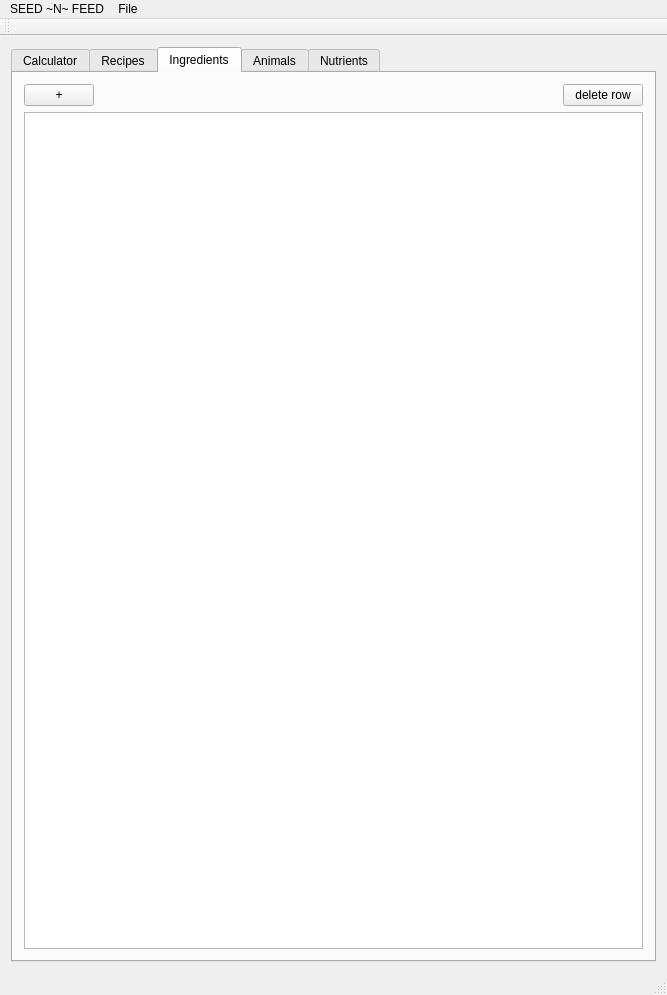
<?xml version="1.0" encoding="UTF-8"?>
<ui version="4.0">
 <class>MainWindow</class>
 <widget class="QMainWindow" name="MainWindow">
  <property name="geometry">
   <rect>
    <x>0</x>
    <y>0</y>
    <width>667</width>
    <height>995</height>
   </rect>
  </property>
  <property name="windowTitle">
   <string>MainWindow</string>
  </property>
  <property name="windowIcon">
   <iconset>
    <normaloff>../resource/feedIco.png</normaloff>../resource/feedIco.png</iconset>
  </property>
  <widget class="QWidget" name="centralWidget">
   <layout class="QVBoxLayout" name="verticalLayout_8">
    <item>
     <widget class="QTabWidget" name="tabWidget">
      <property name="currentIndex">
       <number>2</number>
      </property>
      <widget class="QWidget" name="calculatorTab">
       <attribute name="title">
        <string>Calculator</string>
       </attribute>
       <layout class="QVBoxLayout" name="verticalLayout_6">
        <item>
         <widget class="Line" name="line_2">
          <property name="orientation">
           <enum>Qt::Horizontal</enum>
          </property>
         </widget>
        </item>
        <item>
         <layout class="QVBoxLayout" name="verticalLayout_5">
          <item>
           <layout class="QGridLayout" name="gridLayout">
            <item row="10" column="2">
             <widget class="QSpinBox" name="expectedEndorsementLengthSpinBox">
              <property name="maximumSize">
               <size>
                <width>100</width>
                <height>16777215</height>
               </size>
              </property>
             </widget>
            </item>
            <item row="2" column="1">
             <widget class="QLabel" name="label_7">
              <property name="text">
               <string>Start Date:</string>
              </property>
             </widget>
            </item>
            <item row="9" column="2">
             <widget class="QDoubleSpinBox" name="finishedWeightDoubleSpinBox">
              <property name="maximumSize">
               <size>
                <width>100</width>
                <height>16777215</height>
               </size>
              </property>
              <property name="maximum">
               <double>2000.000000000000000</double>
              </property>
             </widget>
            </item>
            <item row="6" column="1">
             <widget class="QLabel" name="label">
              <property name="text">
               <string>Current Body Weight, Ibs:</string>
              </property>
             </widget>
            </item>
            <item row="5" column="2">
             <widget class="QSpinBox" name="totalHeadSpinBox">
              <property name="maximumSize">
               <size>
                <width>100</width>
                <height>16777215</height>
               </size>
              </property>
             </widget>
            </item>
            <item row="10" column="1">
             <widget class="QLabel" name="label_5">
              <property name="text">
               <string>Expected Endorsement Length, Wks: (Optional)</string>
              </property>
             </widget>
            </item>
            <item row="8" column="2">
             <widget class="QDoubleSpinBox" name="expectedSellWeightSpinBox">
              <property name="maximumSize">
               <size>
                <width>100</width>
                <height>16777215</height>
               </size>
              </property>
              <property name="maximum">
               <double>2000.000000000000000</double>
              </property>
             </widget>
            </item>
            <item row="8" column="1">
             <widget class="QLabel" name="label_4">
              <property name="text">
               <string>Expected Sell Weight, Ibs:</string>
              </property>
             </widget>
            </item>
            <item row="9" column="1">
             <widget class="QLabel" name="label_6">
              <property name="text">
               <string>Finished (Slaughter) Weight, lbs:</string>
              </property>
             </widget>
            </item>
            <item row="5" column="1">
             <widget class="QLabel" name="label_3">
              <property name="text">
               <string>Total Head:  (Optional)</string>
              </property>
             </widget>
            </item>
            <item row="2" column="2">
             <widget class="QDateEdit" name="startDateEdit">
              <property name="maximumSize">
               <size>
                <width>100</width>
                <height>16777215</height>
               </size>
              </property>
             </widget>
            </item>
            <item row="0" column="1">
             <widget class="QLabel" name="label_2">
              <property name="text">
               <string>Animal Type:</string>
              </property>
             </widget>
            </item>
            <item row="6" column="2">
             <widget class="QDoubleSpinBox" name="currentBodyWeightSpinBox">
              <property name="maximumSize">
               <size>
                <width>100</width>
                <height>16777215</height>
               </size>
              </property>
              <property name="maximum">
               <double>2000.000000000000000</double>
              </property>
             </widget>
            </item>
            <item row="0" column="2">
             <widget class="DynamicModelColumnComboBox" name="animalComboBox">
              <property name="currentText">
               <string>SELECT</string>
              </property>
              <item>
               <property name="text">
                <string>SELECT</string>
               </property>
              </item>
             </widget>
            </item>
            <item row="1" column="1">
             <widget class="QLabel" name="label_8">
              <property name="text">
               <string>Recipe:</string>
              </property>
             </widget>
            </item>
            <item row="1" column="2">
             <widget class="DynamicModelColumnComboBox" name="recipeComboBox">
              <item>
               <property name="text">
                <string>SELECT</string>
               </property>
              </item>
             </widget>
            </item>
           </layout>
          </item>
         </layout>
        </item>
        <item>
         <spacer name="verticalSpacer_2">
          <property name="orientation">
           <enum>Qt::Vertical</enum>
          </property>
          <property name="sizeType">
           <enum>QSizePolicy::Fixed</enum>
          </property>
          <property name="sizeHint" stdset="0">
           <size>
            <width>20</width>
            <height>10</height>
           </size>
          </property>
         </spacer>
        </item>
        <item>
         <widget class="QPushButton" name="calculatePushButton">
          <property name="text">
           <string>Calculate</string>
          </property>
         </widget>
        </item>
        <item>
         <layout class="QGridLayout" name="gridLayout_2">
          <item row="1" column="1">
           <widget class="QTableWidget" name="calculationResultTableWidget">
            <property name="editTriggers">
             <set>QAbstractItemView::NoEditTriggers</set>
            </property>
            <row>
             <property name="text">
              <string>Total Cost per Day, $</string>
             </property>
            </row>
            <row>
             <property name="text">
              <string>Cost per lbs Gained, $</string>
             </property>
            </row>
            <row>
             <property name="text">
              <string>Total Cost per Head, $</string>
             </property>
            </row>
            <row>
             <property name="text">
              <string>Average Daily Gain (lbs)</string>
             </property>
            </row>
            <row>
             <property name="text">
              <string>Days on Feed</string>
             </property>
            </row>
            <row>
             <property name="text">
              <string>Weeks on Feed</string>
             </property>
            </row>
            <row>
             <property name="text">
              <string>Sell Date</string>
             </property>
            </row>
            <column>
             <property name="text">
              <string>Result of Calculation:</string>
             </property>
            </column>
           </widget>
          </item>
          <item row="0" column="0">
           <spacer name="verticalSpacer">
            <property name="orientation">
             <enum>Qt::Vertical</enum>
            </property>
            <property name="sizeType">
             <enum>QSizePolicy::Maximum</enum>
            </property>
            <property name="sizeHint" stdset="0">
             <size>
              <width>20</width>
              <height>10</height>
             </size>
            </property>
           </spacer>
          </item>
          <item row="1" column="0">
           <widget class="QTableWidget" name="nutritionalTotalsTableWidget">
            <property name="editTriggers">
             <set>QAbstractItemView::NoEditTriggers</set>
            </property>
            <property name="rowCount">
             <number>6</number>
            </property>
            <row>
             <property name="text">
              <string>NEm (Mcal/day)</string>
             </property>
            </row>
            <row>
             <property name="text">
              <string>NEg (Mcal/day)</string>
             </property>
            </row>
            <row>
             <property name="text">
              <string>Protein (g/day)</string>
             </property>
            </row>
            <row>
             <property name="text">
              <string>Calcium (g/day)</string>
             </property>
            </row>
            <row>
             <property name="text">
              <string>Phosphorus (g/day)</string>
             </property>
            </row>
            <row>
             <property name="text">
              <string>Vitamin A (g/day)</string>
             </property>
            </row>
            <column>
             <property name="text">
              <string>Nutritional Totals from Ration:</string>
             </property>
            </column>
            <column>
             <property name="text">
              <string>Nutritional Requirements Met?</string>
             </property>
            </column>
            <item row="0" column="0">
             <property name="text">
              <string/>
             </property>
             <property name="flags">
              <set>ItemIsSelectable|ItemIsDragEnabled|ItemIsUserCheckable</set>
             </property>
            </item>
           </widget>
          </item>
         </layout>
        </item>
       </layout>
      </widget>
      <widget class="QWidget" name="recipeTab">
       <attribute name="title">
        <string>Recipes</string>
       </attribute>
       <layout class="QVBoxLayout" name="verticalLayout_9">
        <item>
         <layout class="QVBoxLayout" name="recipeLayout">
          <item>
           <layout class="QGridLayout" name="gridLayout_7">
            <property name="sizeConstraint">
             <enum>QLayout::SetFixedSize</enum>
            </property>
            <item row="0" column="3">
             <widget class="QPushButton" name="recipeDeleteButton">
              <property name="maximumSize">
               <size>
                <width>100</width>
                <height>16777215</height>
               </size>
              </property>
              <property name="text">
               <string>delete row</string>
              </property>
             </widget>
            </item>
            <item row="0" column="2">
             <spacer name="horizontalSpacer_4">
              <property name="orientation">
               <enum>Qt::Horizontal</enum>
              </property>
              <property name="sizeHint" stdset="0">
               <size>
                <width>40</width>
                <height>20</height>
               </size>
              </property>
             </spacer>
            </item>
            <item row="0" column="0">
             <widget class="QPushButton" name="recipeAddButton">
              <property name="maximumSize">
               <size>
                <width>50</width>
                <height>16777215</height>
               </size>
              </property>
              <property name="text">
               <string>+</string>
              </property>
             </widget>
            </item>
            <item row="0" column="4">
             <layout class="QHBoxLayout" name="horizontalLayout_2"/>
            </item>
           </layout>
          </item>
          <item>
           <widget class="QTableView" name="recipeTableView">
            <property name="selectionMode">
             <enum>QAbstractItemView::SingleSelection</enum>
            </property>
            <property name="selectionBehavior">
             <enum>QAbstractItemView::SelectRows</enum>
            </property>
           </widget>
          </item>
         </layout>
        </item>
        <item>
         <widget class="Line" name="line">
          <property name="orientation">
           <enum>Qt::Horizontal</enum>
          </property>
         </widget>
        </item>
        <item>
         <layout class="QVBoxLayout" name="rationLayout">
          <item>
           <layout class="QGridLayout" name="gridLayout_8">
            <property name="sizeConstraint">
             <enum>QLayout::SetFixedSize</enum>
            </property>
            <item row="0" column="3">
             <widget class="QPushButton" name="deleteRationButton">
              <property name="maximumSize">
               <size>
                <width>100</width>
                <height>16777215</height>
               </size>
              </property>
              <property name="text">
               <string>delete row</string>
              </property>
             </widget>
            </item>
            <item row="0" column="2">
             <spacer name="horizontalSpacer_5">
              <property name="orientation">
               <enum>Qt::Horizontal</enum>
              </property>
              <property name="sizeHint" stdset="0">
               <size>
                <width>40</width>
                <height>20</height>
               </size>
              </property>
             </spacer>
            </item>
            <item row="0" column="0">
             <widget class="QPushButton" name="addRationButton">
              <property name="maximumSize">
               <size>
                <width>50</width>
                <height>16777215</height>
               </size>
              </property>
              <property name="text">
               <string>+</string>
              </property>
             </widget>
            </item>
            <item row="0" column="4">
             <layout class="QHBoxLayout" name="horizontalLayout_4"/>
            </item>
           </layout>
          </item>
          <item>
           <widget class="QTableView" name="rationTableView"/>
          </item>
         </layout>
        </item>
       </layout>
      </widget>
      <widget class="QWidget" name="ingredientsTab">
       <attribute name="title">
        <string>Ingredients</string>
       </attribute>
       <layout class="QVBoxLayout" name="verticalLayout_3">
        <item>
         <layout class="QGridLayout" name="gridLayout_4">
          <item row="1" column="2">
           <spacer name="horizontalSpacer_2">
            <property name="orientation">
             <enum>Qt::Horizontal</enum>
            </property>
            <property name="sizeHint" stdset="0">
             <size>
              <width>40</width>
              <height>20</height>
             </size>
            </property>
           </spacer>
          </item>
          <item row="1" column="0">
           <widget class="QPushButton" name="addIngredientButton">
            <property name="maximumSize">
             <size>
              <width>70</width>
              <height>16777215</height>
             </size>
            </property>
            <property name="text">
             <string>+</string>
            </property>
           </widget>
          </item>
          <item row="1" column="3">
           <widget class="QPushButton" name="deleteIngredientButton">
            <property name="maximumSize">
             <size>
              <width>100</width>
              <height>16777215</height>
             </size>
            </property>
            <property name="text">
             <string>delete row</string>
            </property>
           </widget>
          </item>
         </layout>
        </item>
        <item>
         <widget class="SqlTableView" name="ingredientsTableView">
          <property name="selectionMode">
           <enum>QAbstractItemView::SingleSelection</enum>
          </property>
          <property name="selectionBehavior">
           <enum>QAbstractItemView::SelectRows</enum>
          </property>
         </widget>
        </item>
       </layout>
      </widget>
      <widget class="QWidget" name="animalsTab">
       <attribute name="title">
        <string>Animals</string>
       </attribute>
       <layout class="QVBoxLayout" name="verticalLayout_2">
        <item>
         <layout class="QGridLayout" name="gridLayout_5">
          <item row="0" column="0">
           <widget class="QPushButton" name="addAnimalNutritionReqButton">
            <property name="maximumSize">
             <size>
              <width>50</width>
              <height>16777215</height>
             </size>
            </property>
            <property name="text">
             <string>+</string>
            </property>
           </widget>
          </item>
          <item row="0" column="2">
           <widget class="QPushButton" name="deleteAnimalNutritionReqButton">
            <property name="maximumSize">
             <size>
              <width>100</width>
              <height>16777215</height>
             </size>
            </property>
            <property name="text">
             <string>delete row</string>
            </property>
           </widget>
          </item>
          <item row="0" column="1">
           <spacer name="horizontalSpacer_3">
            <property name="orientation">
             <enum>Qt::Horizontal</enum>
            </property>
            <property name="sizeHint" stdset="0">
             <size>
              <width>40</width>
              <height>20</height>
             </size>
            </property>
           </spacer>
          </item>
         </layout>
        </item>
        <item>
         <widget class="SqlTableView" name="animalNutritionReqTableView">
          <property name="selectionMode">
           <enum>QAbstractItemView::SingleSelection</enum>
          </property>
          <property name="selectionBehavior">
           <enum>QAbstractItemView::SelectRows</enum>
          </property>
         </widget>
        </item>
       </layout>
      </widget>
      <widget class="QWidget" name="Nutrients">
       <attribute name="title">
        <string>Nutrients</string>
       </attribute>
       <layout class="QVBoxLayout" name="verticalLayout">
        <item>
         <layout class="QGridLayout" name="gridLayout_6">
          <item row="0" column="2">
           <widget class="QPushButton" name="deleteNutrientButton">
            <property name="maximumSize">
             <size>
              <width>100</width>
              <height>16777215</height>
             </size>
            </property>
            <property name="text">
             <string>delete row</string>
            </property>
           </widget>
          </item>
          <item row="0" column="1">
           <spacer name="nutrientHorizontalSpacer">
            <property name="orientation">
             <enum>Qt::Horizontal</enum>
            </property>
            <property name="sizeHint" stdset="0">
             <size>
              <width>40</width>
              <height>20</height>
             </size>
            </property>
           </spacer>
          </item>
          <item row="0" column="0">
           <widget class="QPushButton" name="addNutrientButton">
            <property name="maximumSize">
             <size>
              <width>50</width>
              <height>16777215</height>
             </size>
            </property>
            <property name="text">
             <string>+</string>
            </property>
           </widget>
          </item>
         </layout>
        </item>
        <item>
         <widget class="SqlTableView" name="nutrientsTableView"/>
        </item>
       </layout>
      </widget>
     </widget>
    </item>
   </layout>
  </widget>
  <widget class="QMenuBar" name="menuBar">
   <property name="geometry">
    <rect>
     <x>0</x>
     <y>0</y>
     <width>667</width>
     <height>22</height>
    </rect>
   </property>
   <widget class="QMenu" name="menuSEED_N_FEED">
    <property name="title">
     <string>SEED ~N~ FEED</string>
    </property>
   </widget>
   <widget class="QMenu" name="menuFile">
    <property name="title">
     <string>File</string>
    </property>
    <widget class="QMenu" name="menuDatabase">
     <property name="title">
      <string>Database</string>
     </property>
     <addaction name="actionImport"/>
     <addaction name="actionExport"/>
    </widget>
    <addaction name="menuDatabase"/>
   </widget>
   <addaction name="menuSEED_N_FEED"/>
   <addaction name="menuFile"/>
  </widget>
  <widget class="QToolBar" name="mainToolBar">
   <attribute name="toolBarArea">
    <enum>TopToolBarArea</enum>
   </attribute>
   <attribute name="toolBarBreak">
    <bool>false</bool>
   </attribute>
  </widget>
  <widget class="QStatusBar" name="statusBar"/>
  <action name="actionImport">
   <property name="text">
    <string>Import</string>
   </property>
  </action>
  <action name="actionExport">
   <property name="text">
    <string>Export</string>
   </property>
  </action>
 </widget>
 <layoutdefault spacing="6" margin="11"/>
 <customwidgets>
  <customwidget>
   <class>DynamicModelColumnComboBox</class>
   <extends>QComboBox</extends>
   <header>delegate/dynamic_model_column_combobox.h</header>
  </customwidget>
  <customwidget>
   <class>SqlTableView</class>
   <extends>QTableView</extends>
   <header>ui/sql_table_view.h</header>
  </customwidget>
 </customwidgets>
 <resources/>
 <connections/>
</ui>
